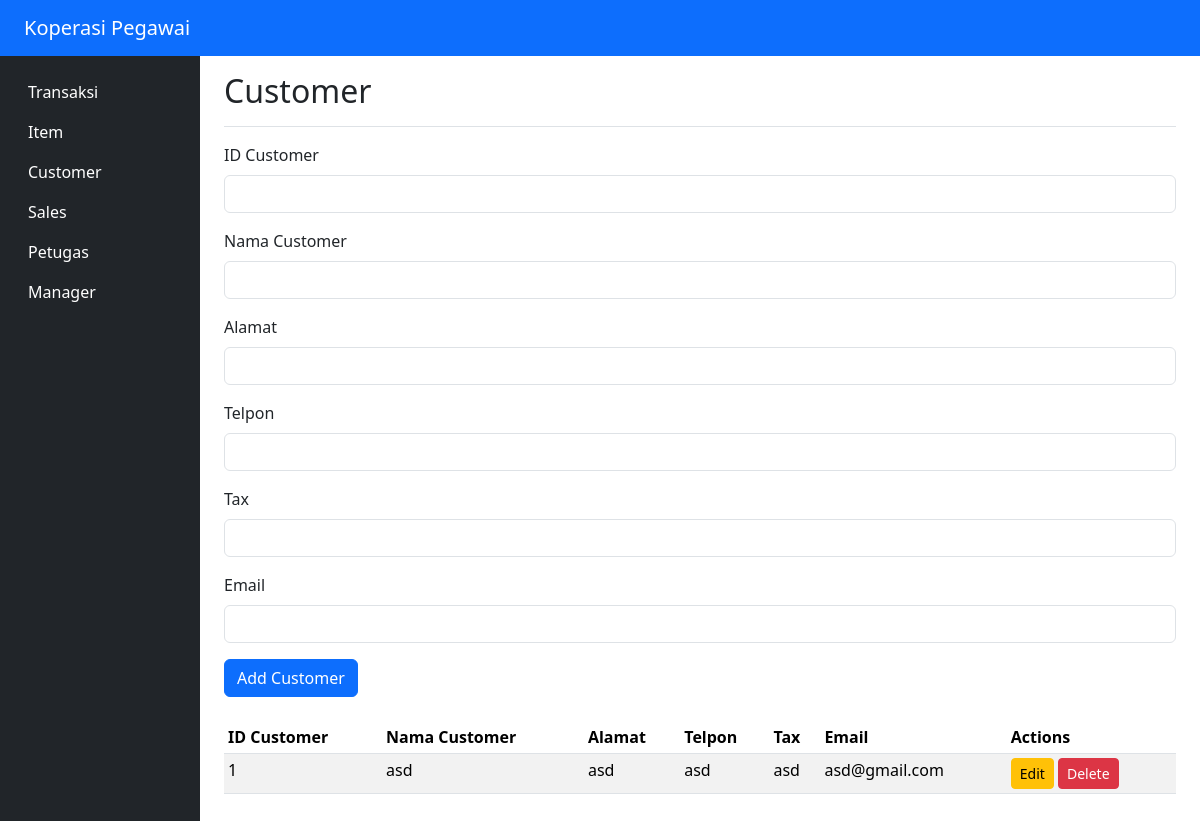
/koperasi/Customer/index.php, run on the app's committed database.
### tables this page shows
CREATE TABLE `customer` (
  `id_customer` int(11) NOT NULL,
  `nama_customer` varchar(50) NOT NULL,
  `alamat` text NOT NULL,
  `telp` varchar(20) NOT NULL,
  `fax` varchar(20) NOT NULL,
  `email` varchar(50) NOT NULL,
  PRIMARY KEY (`id_customer`)
);

### koperasi/Customer/index.php (the view, shortened to what this page needs)
<?php
$servername = "localhost";
$username = "root";
$password = "";
$dbname = "db_koperasi";
$conn = new mysqli($servername, $username, $password, $dbname);
$id = $nama = $alamat = $telpon = $tax = $email = "";
$isEditing = false;
$sql = "SELECT * FROM customer";
$result = $conn->query($sql);
?>
<!DOCTYPE html>
<html lang="en">
<head>
    <link rel="stylesheet" href="https://cdn.jsdelivr.net/npm/bootstrap@5.3.3/dist/css/bootstrap.min.css">
    <link rel="stylesheet" href="../main.css">
</head>
<body>
    <nav class="px-4 navbar navbar-expand-lg navbar-dark bg-primary">
        <a class="navbar-brand" href="../">Koperasi Pegawai</a>
    </nav>
    <div class="container-fluid">
        <div class="row">
            <nav id="sidebarMenu" class="col-md-3 col-lg-2 d-md-block bg-dark sidebar collapse">
                <div class="position-sticky pt-3">
                    <ul class="nav flex-column">
                        <li class="nav-item">
                            <a class="nav-link" href="../transaksi">
                                Transaksi
                            </a>
                        </li>
                        <li class="nav-item">
                            <a class="nav-link" href="../item">
                                Item
                            </a>
                        </li>
                        <li class="nav-item">
                            <a class="nav-link" href="../customer">
                                Customer
                            </a>
                        </li>
                        <li class="nav-item">
                            <a class="nav-link" href="../sales">
                                Sales
                            </a>
                        </li>
                        <li class="nav-item">
                            <a class="nav-link" href="../petugas">
                                Petugas
                            </a>
                        </li>
                        <li class="nav-item">
                            <a class="nav-link" href="../manager">
                                Manager
                            </a>
                        </li>
                    </ul>
                </div>
            </nav>
            <main class="col-md-9 ms-sm-auto col-lg-10 px-md-4">
                <div class="d-flex justify-content-between flex-wrap flex-md-nowrap align-items-center pt-3 pb-2 mb-3 border-bottom">
                    <h1 class="h2">Customer</h1>
                </div>
                <div id="content">
                    <form method="POST" action="">
                        <div class="mb-3">
                            <label for="id" class="form-label">ID Customer</label>
                            <input type="number" class="form-control" id="id" name="id" value="<?php echo $id; ?>" required>
                        </div>
                        <div class="mb-3">
                            <label for="nama" class="form-label">Nama Customer</label>
                            <input type="text" class="form-control" id="nama" name="nama" value="<?php echo $nama; ?>" required>
                        </div>
                        <div class="mb-3">
                            <label for="alamat" class="form-label">Alamat</label>
                            <input type="text" class="form-control" id="alamat" name="alamat" value="<?php echo $alamat; ?>" required>
                        </div>
                        <div class="mb-3">
                            <label for="telpon" class="form-label">Telpon</label>
                            <input type="text" class="form-control" id="telpon" name="telpon" value="<?php echo $telpon; ?>" required>
                        </div>
                        <div class="mb-3">
                            <label for="tax" class="form-label">Tax</label>
                            <input type="text" class="form-control" id="tax" name="tax" value="<?php echo $tax; ?>" required>
                        </div>
                        <div class="mb-3">
                            <label for="email" class="form-label">Email</label>
                            <input type="email" class="form-control" id="email" name="email" value="<?php echo $email; ?>" required>
                        </div>
                        <?php if ($isEditing): ?>
                            <button type="submit" class="btn btn-primary" name="update_customer">Update Customer</button>
                        <?php else: ?>
                            <button type="submit" class="btn btn-primary" name="add_customer">Add Customer</button>
                        <?php endif; ?>
                    </form>
                    <div id="customer" class="table-responsive mt-4">
                        <table class="table table-striped table-sm">
                            <thead>
                                <tr>
                                    <th>ID Customer</th>
                                    <th>Nama Customer</th>
                                    <th>Alamat</th>
                                    <th>Telpon</th>
                                    <th>Tax</th>
                                    <th>Email</th>
                                    <th>Actions</th>
                                </tr>
                            </thead>
                            <tbody>
                                <?php while($row = $result->fetch_assoc()): ?>
                                <tr>
                                    <td><?php echo $row['id_customer']; ?></td>
                                    <td><?php echo $row['nama_customer']; ?></td>
                                    <td><?php echo $row['alamat']; ?></td>
                                    <td><?php echo $row['telp']; ?></td>
                                    <td><?php echo $row['fax']; ?></td>
                                    <td><?php echo $row['email']; ?></td>
                                    <td>
                                        <a href="?edit=<?php echo $row['id_customer']; ?>" class="btn btn-warning btn-sm">Edit</a>
                                        <a href="?delete=<?php echo $row['id_customer']; ?>" class="btn btn-danger btn-sm">Delete</a>
                                    </td>
                                </tr>
                                <?php endwhile; ?>
                            </tbody>
                        </table>
                    </div>
                </div>
            </main>
        </div>
    </div>
</body>
</html>

### koperasi/main.css (style rules this page uses)
* { box-sizing: border-box; margin: 0; padding: 0; }
.navbar { color: white; }
#sidebarMenu { height: 100vh; }
.position-sticky { position: sticky; top: 0; }

### data on the page
customer: id_customer "1", nama_customer "asd", alamat "asd", telp "asd", fax "asd", email "asd@gmail.com"
